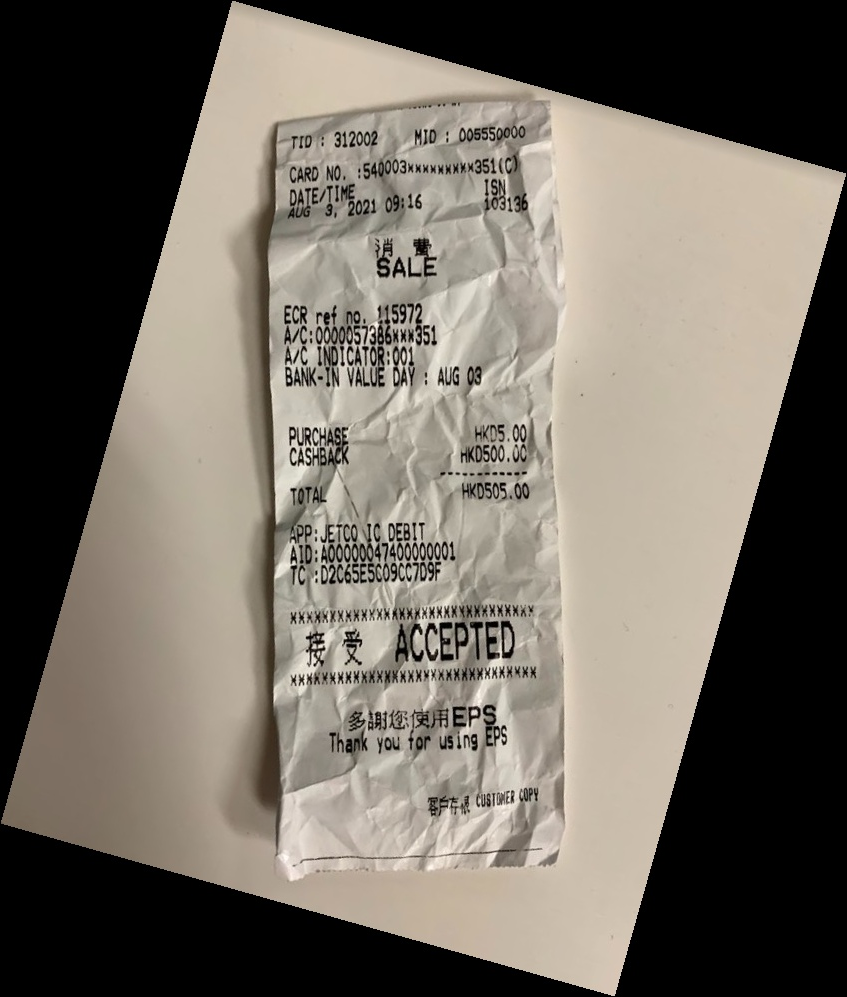
#> input picture Prepro/Data/img06.jpg, 847 x 997 px, found by its file name
$ python cv2open_test.py
#> lines starting #> are read from the running program, lines starting #| are printed output that depends on the picture; after the words box and inside, x2 and y2 are one past the last pixel; in counts of white or black regions, pixels touching at a corner belong together
# pip install --upgrade pip
# pip install matplotlib
# pip install numpy
#pip install pillow
# pip install opencv-python
#pip install imutils

#3.8.5

import  imutils
import cv2
from matplotlib import pyplot as plt
from PIL import Image
import numpy as np
img_file = 'Prepro\Data\img06.jpg'
img = cv2.imread(img_file)
#> img is the input picture: shape (997, 847, 3); mean B, G, R 96.4, 105.8, 112.4

# [11 lines of commented-out code are left out]


originalImage = cv2.imread( 'Prepro\Data\img06.jpg')
grayImage = cv2.cvtColor(originalImage, cv2.COLOR_BGR2GRAY)
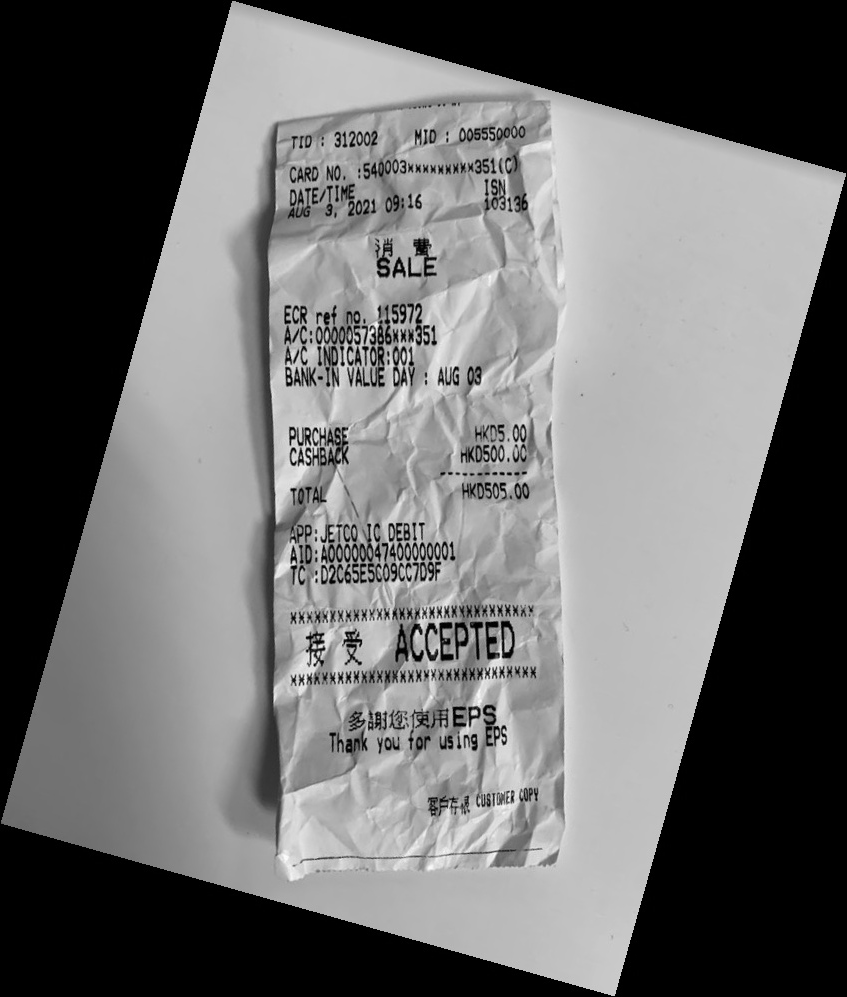
#> grayImage: shape (997, 847); min 0, max 253, mean 106.7

(thresh, blackAndWhiteImage) = cv2.threshold(grayImage, 127, 255, cv2.THRESH_BINARY)
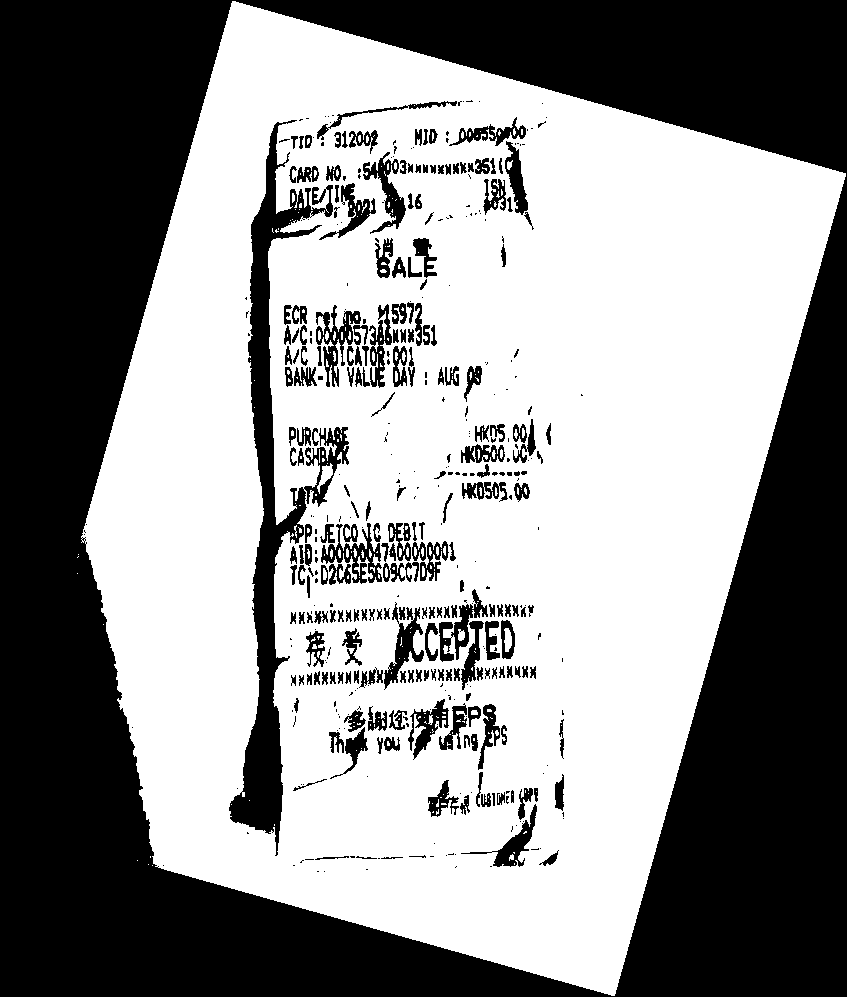
#> blackAndWhiteImage: shape (997, 847); 55.4% white; 438 black regions (214 under 20 px), largest, box (x1, y1, x2, y2) and area: (0, 0, 847, 997) 324095, (229, 120, 349, 856) 17922, (316, 305, 361, 387) 1257

#cv2.imshow('Black white image', blackAndWhiteImage)
#cv2.imshow('Original image',originalImage)
cv2.imshow('Gray image', grayImage)

# [13 lines of commented-out code are left out]
